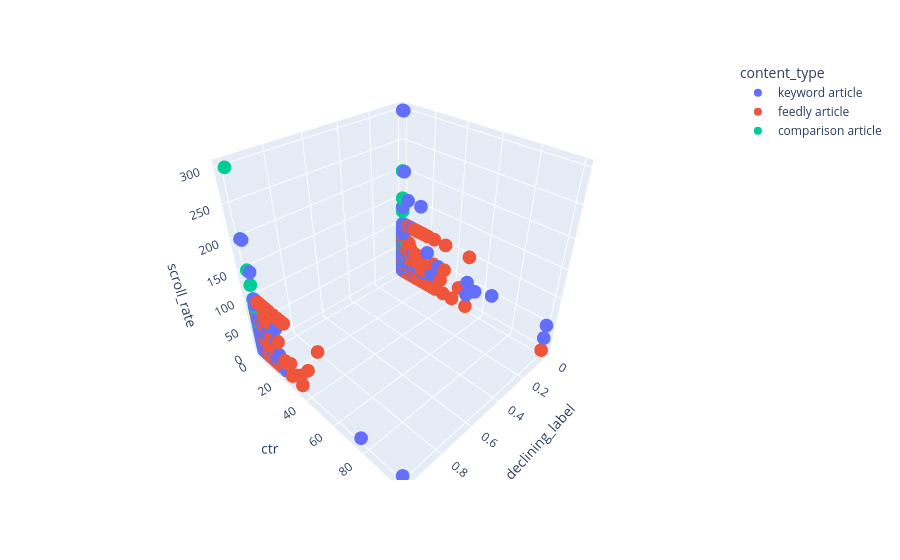

Notebook cell for this chart:
### Code cell
import plotly.express as px

fig = px.scatter_3d(data_frame=df, x='is_declining_label', y='ctr', z='scroll_rate', color='content_type')
fig.show()

### Figure 1 — Plotly figure (JSON) as saved in the notebook; plotly's stock layout.template omitted (floating-point values rounded to 4 significant figures; data arrays with more than 128 entries replaced by an {"elided": "..."} marker saying what was removed)
{"data": [{"hovertemplate": "content_type=keyword article<br>is_declining_label=%{x}<br>ctr=%{y}<br>scroll_rate=%{z}<extra></extra>", "legendgroup": "keyword article", "marker": {"color": "#636efa", "symbol": "circle"}, "mode": "markers", "name": "keyword article", "scene": "scene", "showlegend": true, "type": "scatter3d", "x": {"elided": "27207 int values"}, "y": {"elided": "27207 float values"}, "z": {"elided": "27207 float values"}}, {"hovertemplate": "content_type=feedly article<br>is_declining_label=%{x}<br>ctr=%{y}<br>scroll_rate=%{z}<extra></extra>", "legendgroup": "feedly article", "marker": {"color": "#EF553B", "symbol": "circle"}, "mode": "markers", "name": "feedly article", "scene": "scene", "showlegend": true, "type": "scatter3d", "x": {"elided": "2096 int values"}, "y": {"elided": "2096 float values"}, "z": {"elided": "2096 float values"}}, {"hovertemplate": "content_type=comparison article<br>is_declining_label=%{x}<br>ctr=%{y}<br>scroll_rate=%{z}<extra></extra>", "legendgroup": "comparison article", "marker": {"color": "#00cc96", "symbol": "circle"}, "mode": "markers", "name": "comparison article", "scene": "scene", "showlegend": true, "type": "scatter3d", "x": {"elided": "697 int values"}, "y": {"elided": "697 float values"}, "z": {"elided": "697 float values"}}], "layout": {"legend": {"title": {"text": "content_type"}, "tracegroupgap": 0}, "margin": {"t": 60}, "scene": {"domain": {"x": [0, 1], "y": [0, 1]}, "xaxis": {"title": {"text": "is_declining_label"}}, "yaxis": {"title": {"text": "ctr"}}, "zaxis": {"title": {"text": "scroll_rate"}}}}}
